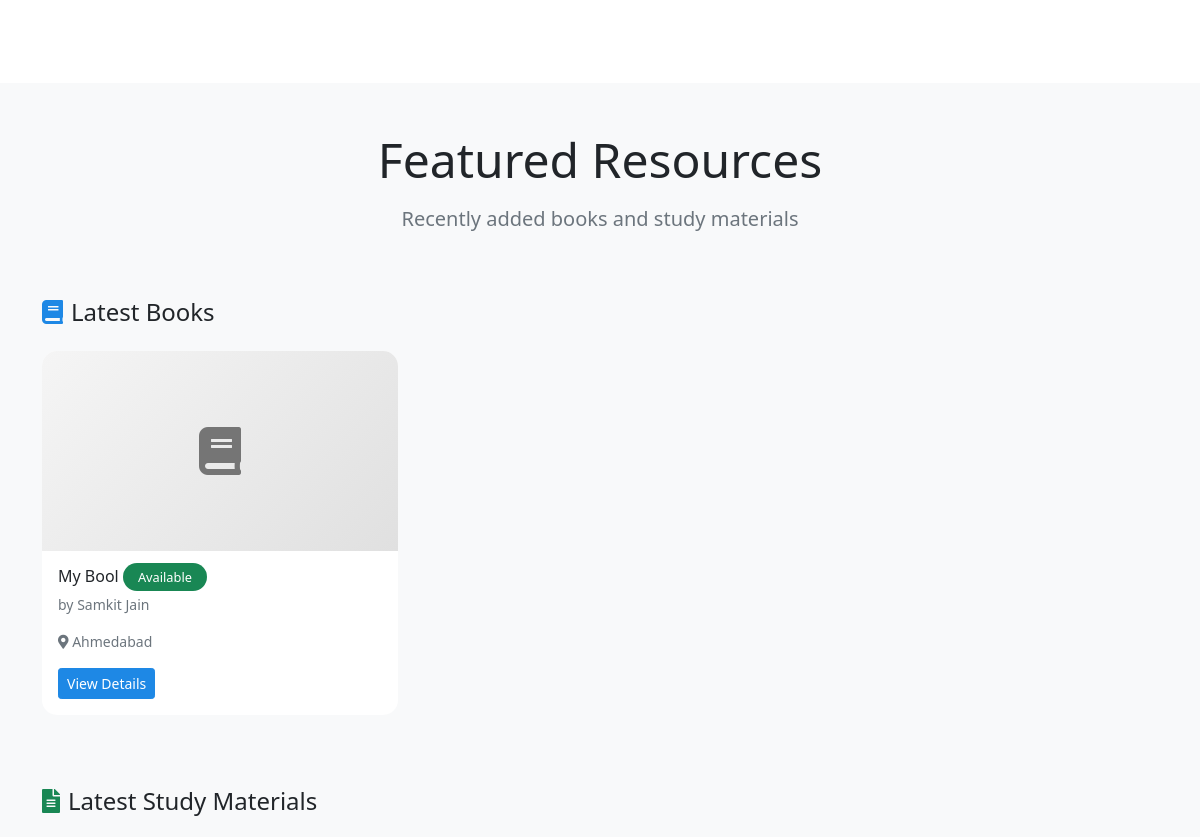
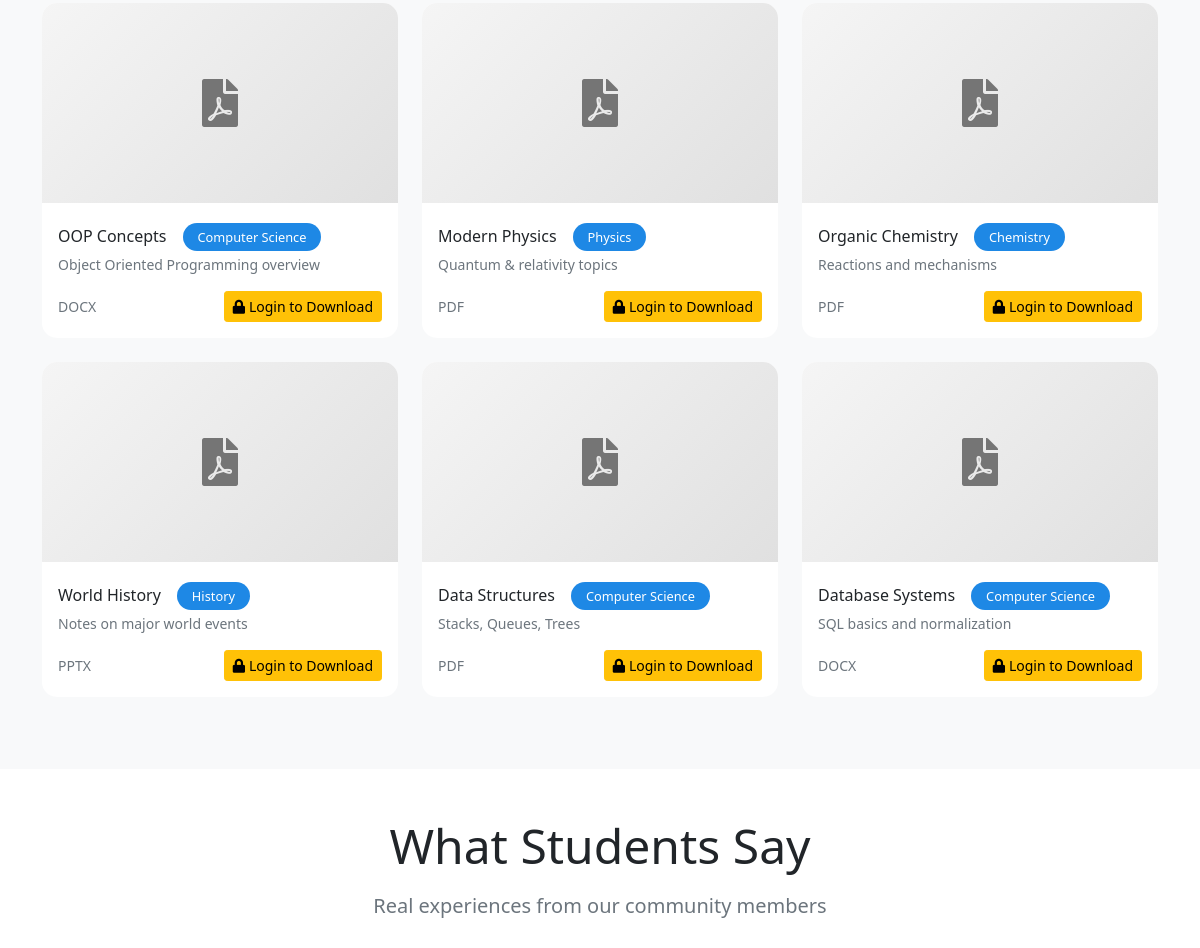
Before: / (middle part) with the older database file (2 pictures, top to bottom).
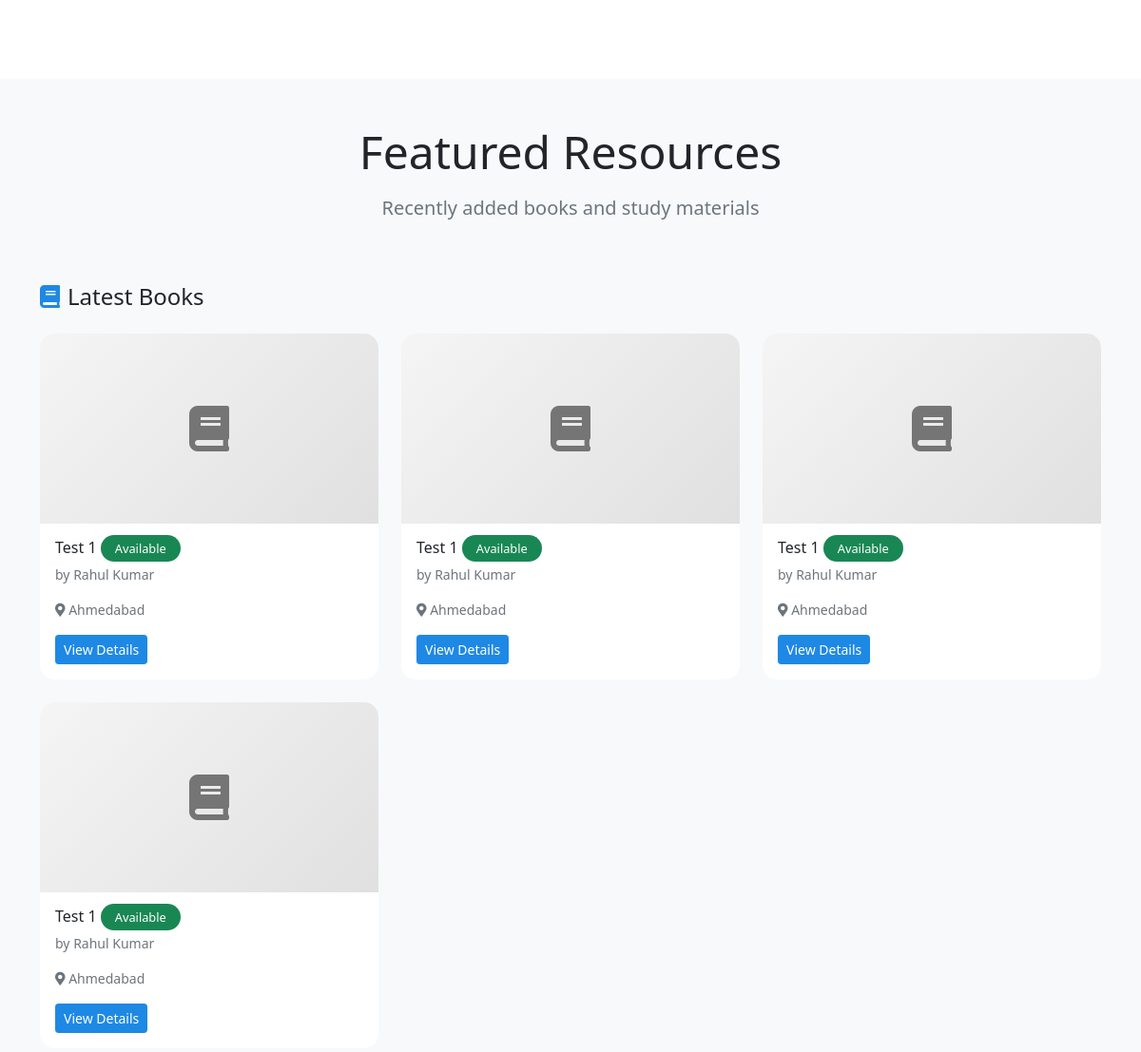
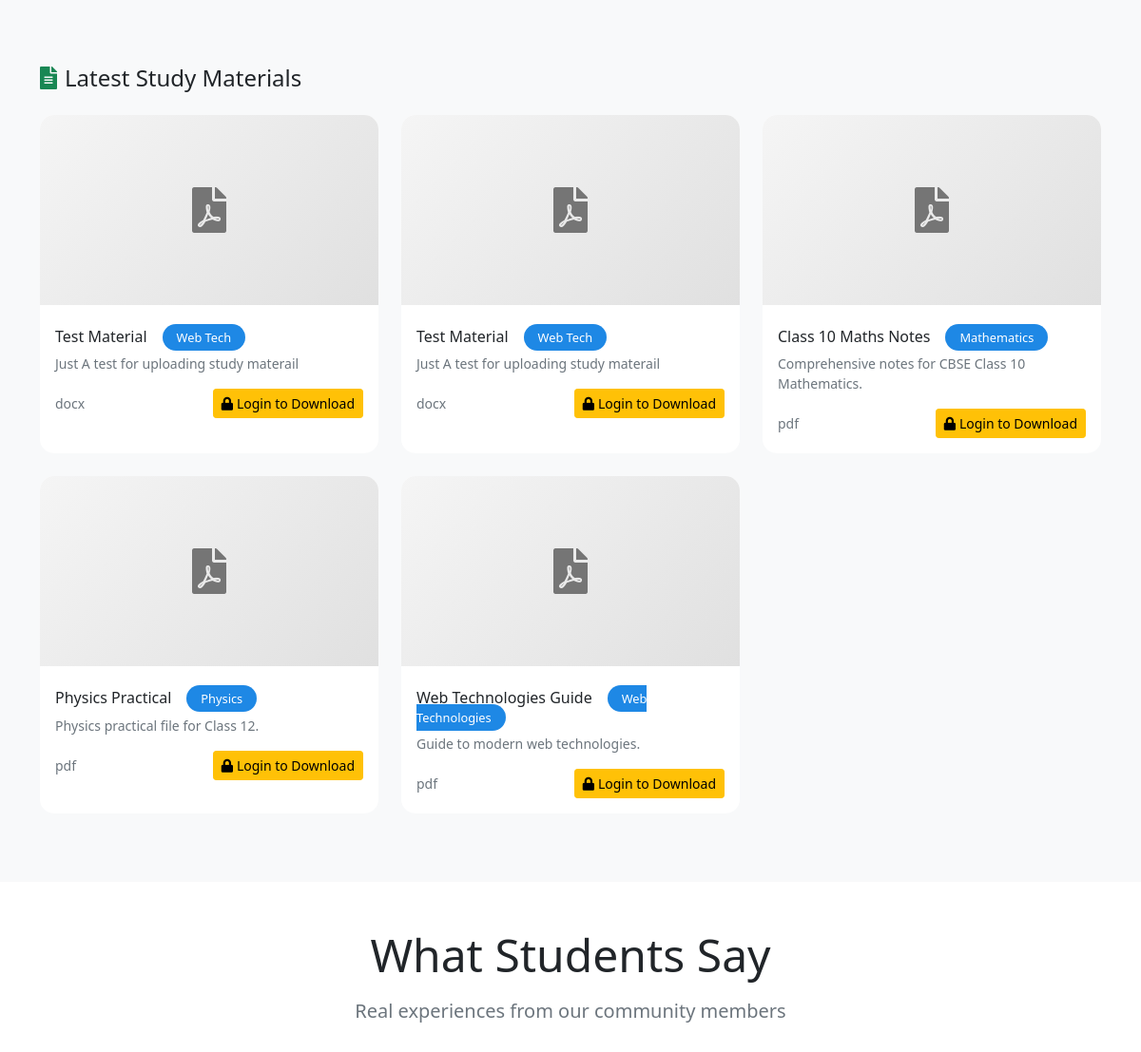
After: the same page with the newer database file (2 pictures, top to bottom).
### tables this page shows
CREATE TABLE `book_listings` (
  `id` int(11) NOT NULL,
  `user_id` int(11) DEFAULT NULL,
  `title` varchar(255) DEFAULT NULL,
  `status` enum('Available','Donated') DEFAULT 'Available',
  `image_path` varchar(255) DEFAULT NULL,
  `location` varchar(100) DEFAULT NULL,
  `created_at` timestamp NOT NULL DEFAULT current_timestamp(),
  `board_id` int(11) DEFAULT NULL,
  `subject_id` int(11) DEFAULT NULL
);

CREATE TABLE `users` (
  `id` int(11) NOT NULL,
  `name` varchar(100) NOT NULL,
  `email` varchar(100) NOT NULL,
  `password` varchar(255) NOT NULL,
  `location` varchar(100) DEFAULT NULL,
  `phone` varchar(15) DEFAULT NULL,
  `status` enum('blocked','active') NOT NULL DEFAULT 'active',
  `created_at` timestamp NOT NULL DEFAULT current_timestamp(),
  `last_active` timestamp NULL DEFAULT current_timestamp(),
  `latitude` decimal(10,8) DEFAULT NULL,
  `longitude` decimal(11,8) DEFAULT NULL
);

CREATE TABLE `digital_files` (
  `id` int(11) NOT NULL,
  `user_id` int(11) DEFAULT NULL,
  `title` varchar(255) DEFAULT NULL,
  `description` text DEFAULT NULL,
  `file_path` varchar(255) DEFAULT NULL,
  `subject` varchar(100) DEFAULT NULL,
  `course` varchar(100) DEFAULT NULL,
  `year` varchar(10) DEFAULT NULL,
  `file_type` varchar(20) DEFAULT NULL,
  `upload_date` timestamp NOT NULL DEFAULT current_timestamp()
);

### includes/session.php (called while the page is built, shortened)
<?php
function isLoggedIn() {
    return isset($_SESSION['user_id']);
}
?>

### index.php (the view, shortened to what this page needs)
<?php
require_once 'includes/db_connect.php';
require_once 'includes/session.php';
require_once 'includes/header.php';
$recent_books = mysqli_query($mysqli, "SELECT b.*,u.name as author FROM book_listings b join users u on b.user_id=u.id WHERE b.status = 'Available' ORDER BY created_at DESC LIMIT 6");
$recent_files = mysqli_query($mysqli, "SELECT * FROM digital_files ORDER BY upload_date DESC LIMIT 6");
?>
<div class="container py-5">
    <div class="row">
        <div class="col-lg-3 col-md-6 mb-4">
            <div class="process-step">
            </div>
        </div>
        <div class="col-lg-3 col-md-6 mb-4">
            <div class="process-step">
            </div>
        </div>
        <div class="col-lg-3 col-md-6 mb-4">
            <div class="process-step">
            </div>
        </div>
        <div class="col-lg-3 col-md-6 mb-4">
            <div class="process-step">
            </div>
        </div>
    </div>
</div>
<div class="bg-light py-5">
    <div class="container">
        <div class="row mb-5">
            <div class="col-12 text-center">
                <h2 class="display-5 mb-3">Featured Resources</h2>
                <p class="lead text-muted">Recently added books and study materials</p>
            </div>
        </div>
        <div class="row mb-5">
            <div class="col-12">
                <h4 class="mb-4"><i class="fas fa-book text-primary me-2"></i>Latest Books</h4>
            </div>
            <?php while ($book = mysqli_fetch_assoc($recent_books)): ?>
                <div class="col-lg-4 col-md-6 mb-4">
                    <div class="card resource-card">
                        <div class="card-img-top">
                            <i class="fas fa-book"></i>
                        </div>
                        <div class="card-body">
                            <h6 class="card-title"><?php echo htmlspecialchars($book['title']); ?>
                                <span
                                    class="category-badge bg-success text-white mb-2"><?php echo htmlspecialchars($book['status'] ?? 'General'); ?></span>
                            </h6>
                            <p class="text-muted small">by <?php echo htmlspecialchars($book['author']); ?></p>
                            <p class="text-muted small"><i class="fas fa-map-marker-alt"></i>
                                <?php echo htmlspecialchars($book['location']); ?></p>
                            <a href="books/view.php?id=<?php echo $book['id']; ?>" class="btn btn-sm btn-primary">View
                                Details</a>
                        </div>
                    </div>
                </div>
            <?php endwhile; ?>
        </div>
        <div class="row">
            <div class="col-12">
                <h4 class="mb-4"><i class="fas fa-file-alt text-success me-2"></i>Latest Study Materials</h4>
            </div>
            <?php while ($file = mysqli_fetch_assoc($recent_files)): ?>
                <div class="col-lg-4 col-md-6 mb-4">
                    <div class="card resource-card">
                        <div class="card-img-top">
                            <i class="fas fa-file-pdf"></i>
                        </div>
                        <div class="card-body">
                            <h6 class="card-title mt-2"><?php echo htmlspecialchars($file['title']); ?><span
                                    class="category-badge bg-primary text-white m-3"><?php echo htmlspecialchars($file['subject'] ?? 'Study Material'); ?></span>
                            </h6>
                            <p class="text-muted small"><?php echo htmlspecialchars($file['description']); ?></p>
                            <div class="d-flex justify-content-between align-items-center">
                                <small class="text-muted"><?php echo htmlspecialchars($file['file_type']) ?>
                                </small>
                                <?php if (isLoggedIn()): ?>
                                    <a href="download.php?id=<?php echo $file['id']; ?>" class="btn btn-success btn-sm">
                                        <i class="fas fa-download me-1"></i>Download
                                    </a>
                                <?php else: ?>
                                    <a href="login.php" class="btn btn-warning btn-sm">
                                        <i class="fas fa-lock me-1"></i>Login to Download
                                    </a>
                                <?php endif; ?>
                            </div>
                        </div>
                    </div>
                </div>
            <?php endwhile; ?>
        </div>
    </div>
</div>
<div class="container py-5">
    <div class="row mb-5">
        <div class="col-12 text-center">
            <h2 class="display-5 mb-3">What Students Say</h2>
            <p class="lead text-muted">Real experiences from our community members</p>
        </div>
    </div>
</div>
<?php require_once 'includes/footer.php'; ?>

Changed rows visible on the page:
removed book_listings: title "My Bool", status "Available", user.name "Samkit Jain", location "Ahmedabad"
removed digital_files: title "Data Structures", subject "Computer Science", description "Stacks, Queues, Trees", file_type "PDF"
removed digital_files: title "Database Systems", subject "Computer Science", description "SQL basics and normalization", file_type "DOCX"
added book_listings: title "Test 1", status "Available", user.name "Rahul Kumar", location "Ahmedabad"
added book_listings: title "Test 1", status "Available", user.name "Rahul Kumar", location "Ahmedabad"
added book_listings: title "Test 1", status "Available", user.name "Rahul Kumar", location "Ahmedabad"
added book_listings: title "Test 1", status "Available", user.name "Rahul Kumar", location "Ahmedabad"
changed digital_files (number 1 of 5 on the later page): title "World History" → "Test Material"; subject "History" → "Web Tech"; description "Notes on major world events" → "Just A test for uploading study materail"; file_type "PPTX" → "docx"; moves up the list
changed digital_files (number 2 of 5 on the later page): title "Organic Chemistry" → "Test Material"; subject "Chemistry" → "Web Tech"; description "Reactions and mechanisms" → "Just A test for uploading study materail"; file_type "PDF" → "docx"; moves up the list
added digital_files: title "Class 10 Maths Notes", subject "Mathematics", description "Comprehensive notes for CBSE Class 10 Mathematics.", file_type "pdf"
changed digital_files: title "OOP Concepts" → "Physics Practical"; subject "Computer Science" → "Physics"; description "Object Oriented Programming overview" → "Physics practical file for Class 12."; file_type "DOCX" → "pdf"
changed digital_files: title "Modern Physics" → "Web Technologies Guide"; subject "Physics" → "Web Technologies"; description "Quantum & relativity topics" → "Guide to modern web technologies."; file_type "PDF" → "pdf"
